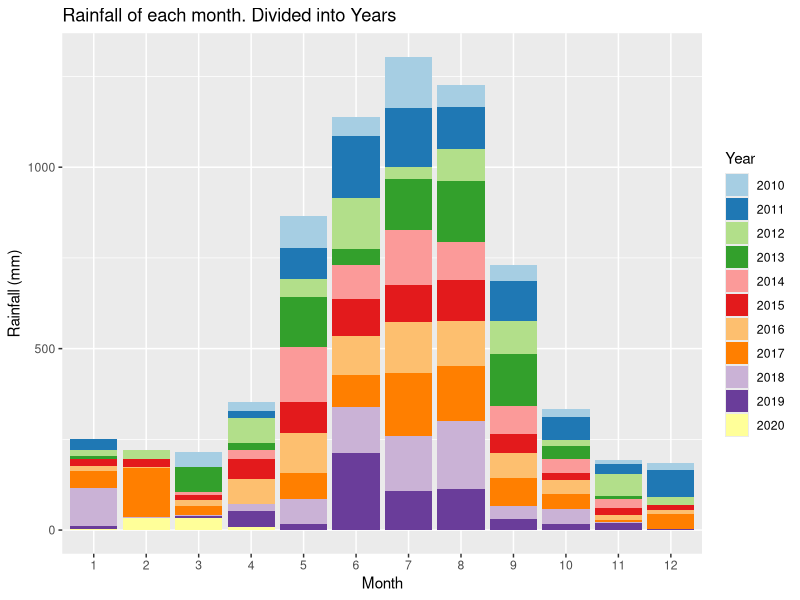
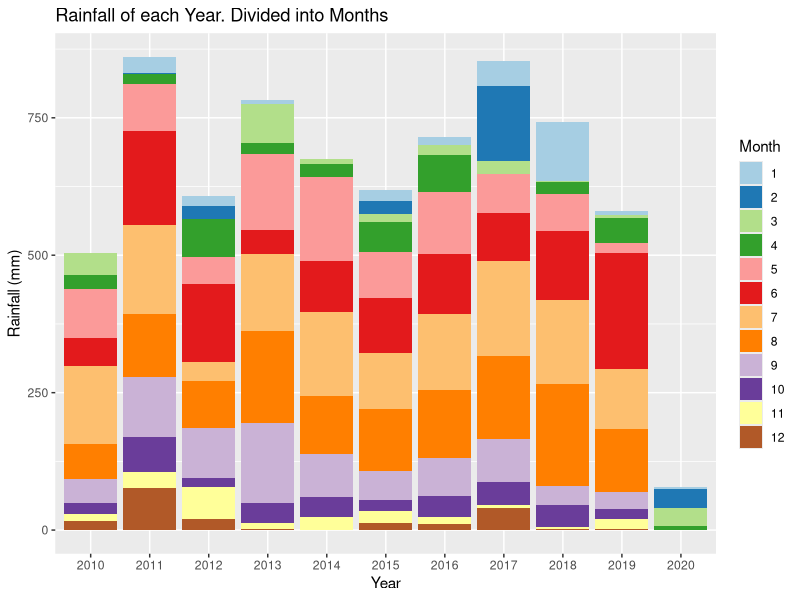
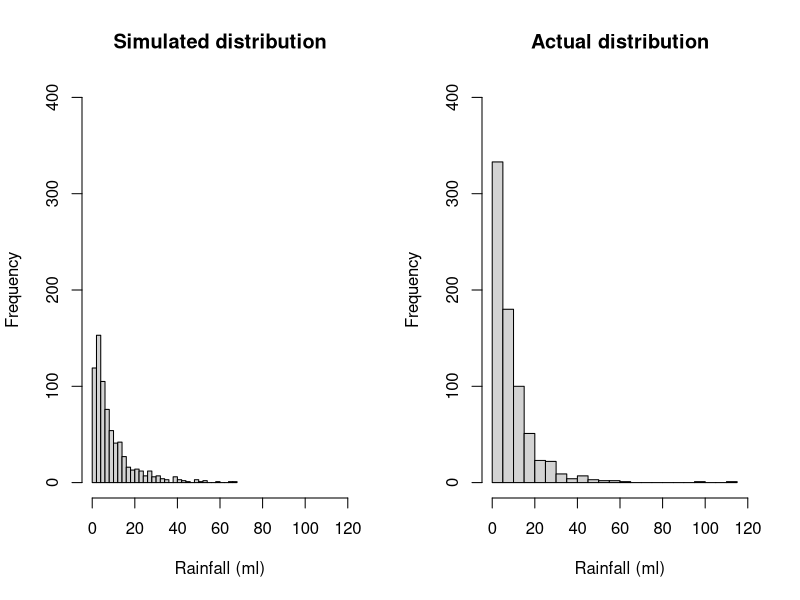
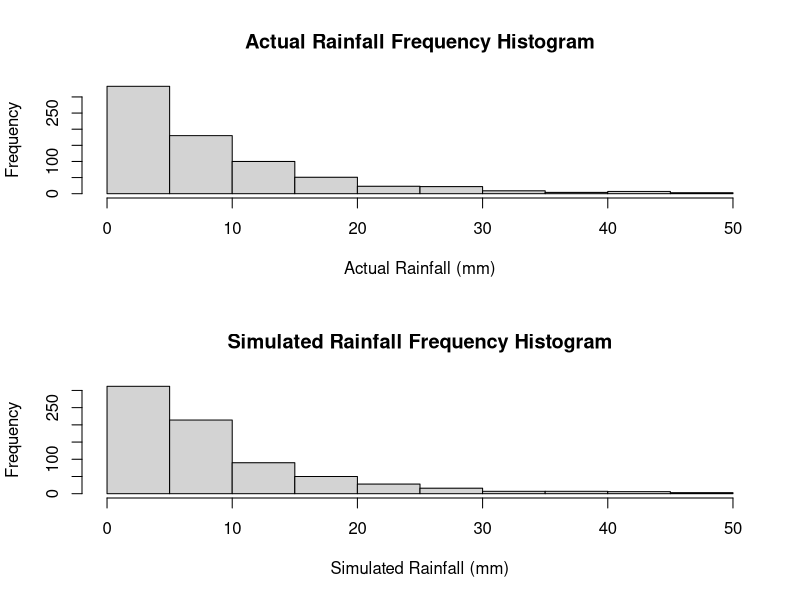
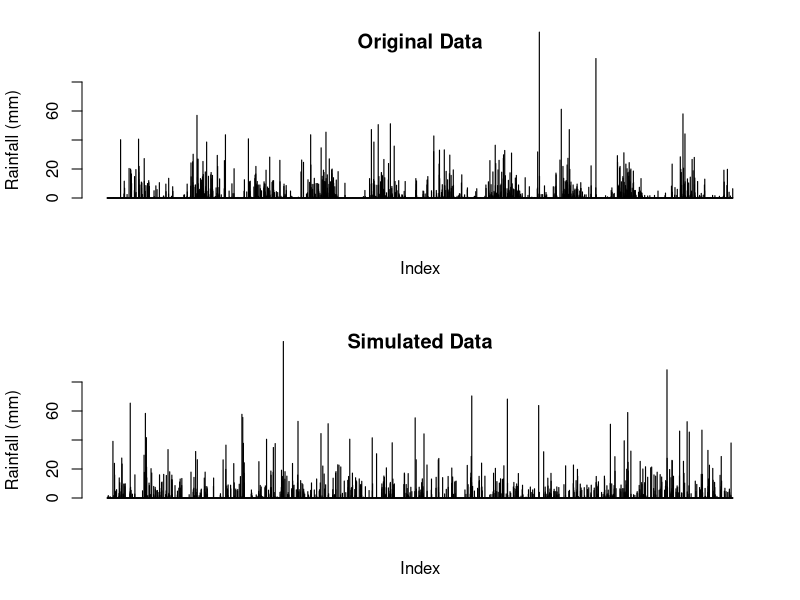
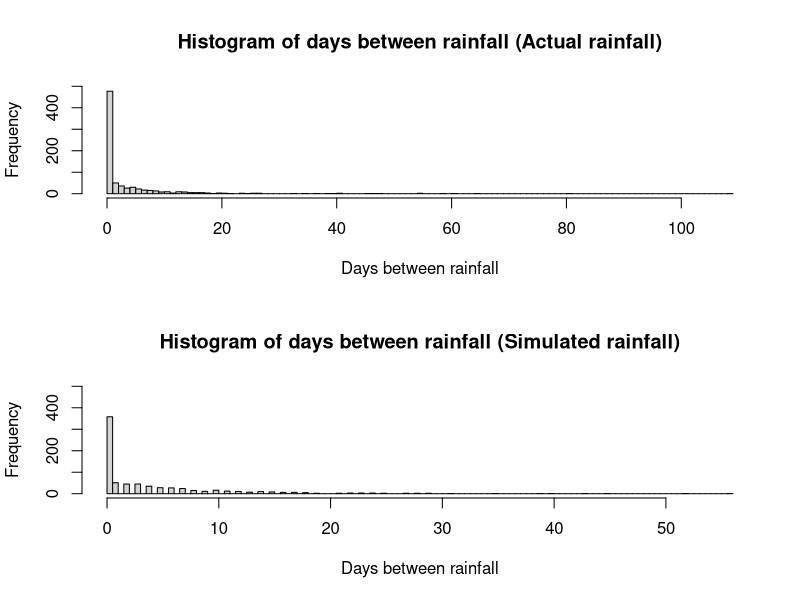
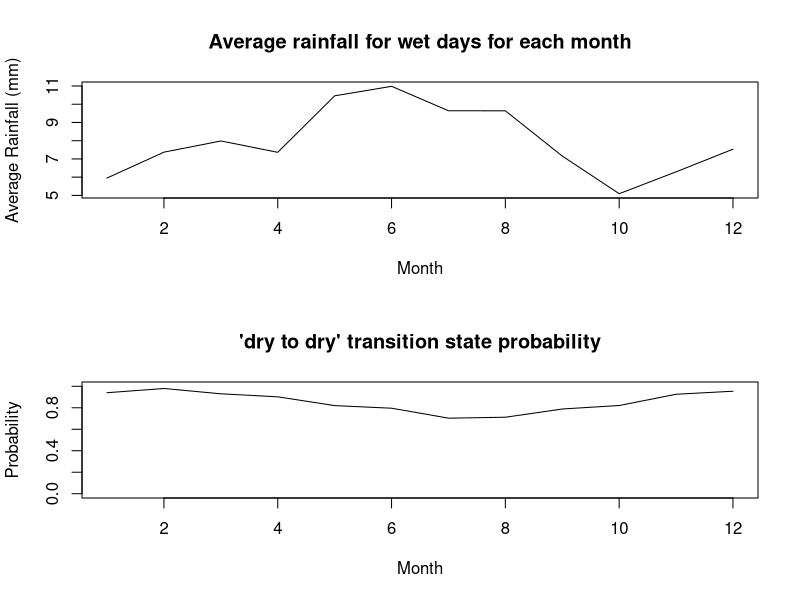
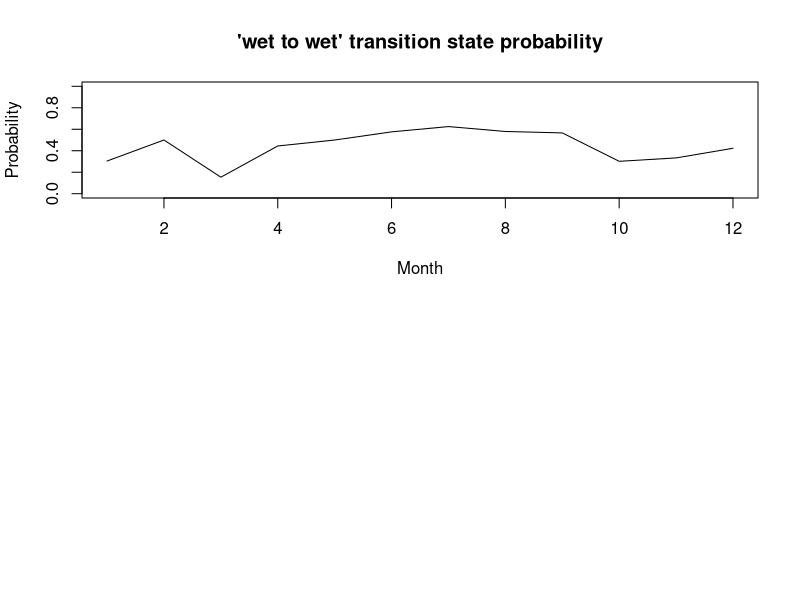

The R source for these figures, in order: (Note: this script raises an error after producing the figures.)
## ---- chunk 1
knitr::opts_chunk$set(echo = TRUE)
## ---- chunk 2
# Reading in the data from the csv file
data <-  read.csv("IDCJAC0009_009225_1800_Data.csv")
weather_data <- data
weather_data <- weather_data[which(is.na(weather_data$Rainfall.amount..millimetres.) == FALSE),] # excluding rows with no rainfall record made 
## ---- chunk 3
weather_data$date <- do.call(paste, c(weather_data[c("Day", "Month", "Year")], sep = "-")) # creating a column that contains the date for easy indentification
## ---- chunk 4
# function to categorise day as either 'wet' or 'dry' for the Markov Chain functions
state <- function(x){
  stateList <- c()
  for(ii in 1:length(x)){
    if(x[ii] < 1){
      stateList <- c(stateList, "dry")
    }
    if(x[ii] >= 1){
      stateList <- c(stateList, "wet")
    }
  }
  return(stateList)
}
weather_data$state <- state(weather_data$Rainfall.amount..millimetres.)
## ---- chunk 5
head(weather_data[,c('Rainfall.amount..millimetres.','state')], 10)
## ---- chunk 6
# function establishing Markov Chain transition state. Establishing the relationship between the rainfall of a given day and the day before it.
transitionState <- function(x){
  transitionStateList <- c('') #can't find transition state of first observation
  for(i in 2:length(x)){
    if(x[i] == "dry"){
      if (x[i-1] == "dry"){
        transitionStateList <- c(transitionStateList, "DryToDry")
      }
      else {
        transitionStateList <- c(transitionStateList, "WetToDry")
      }
    }
    if(x[i] == "wet"){
      if (x[i-1] == "dry"){
        transitionStateList <- c(transitionStateList, "DryToWet")
      }
      else {
        transitionStateList <- c(transitionStateList, "WetToWet")
      }
    }
  }
  return(transitionStateList)
}
weather_data$transitionState <- transitionState(weather_data$state)
## ---- chunk 7
head(weather_data[,c('Rainfall.amount..millimetres.','state', 'transitionState')], 10)
## ---- chunk 8
train_data <- subset(weather_data, Year >= 2010) # only look at the most recent, relevant data.
library(ggplot2)
library(RColorBrewer)

# explorative plots investigating the distribution of rainfall across months and years

# Plotting the rainfall data (grouped by years and months)
# Distribution of rainfall by month (segmented by year)
ggplot(train_data, aes(x = factor(Month), y = Rainfall.amount..millimetres., fill = factor(Year))) + 
  geom_bar(stat = "identity") + 
  scale_fill_brewer(palette = "Paired") + 
  xlab("Month")+
  ylab("Rainfall (mm)")+
  labs(fill = "Year")+
  ggtitle("Rainfall of each month. Divided into Years")
# There does appear to be a rough distribution of rainfall by month. Most years May, June, July, August, and September (month 5-9) have the most rain. There are outliers

ggplot(train_data, aes(x = factor(Year), y = Rainfall.amount..millimetres., fill = factor(Month))) + 
  geom_bar(stat = "identity") + 
  scale_fill_brewer(palette = "Paired") + 
  xlab("Year")+
  ylab("Rainfall (mm)")+
  labs(fill = "Month")+
  ggtitle("Rainfall of each Year. Divided into Months")
# There does not appear to be any obvious pattern in the rainfall across the 10 years (note. 2020 only contains 4 months of data, hence the low rainfall). The average looks to be around 650-700 mm. 
## ---- chunk 9
table(train_data$Month, train_data$Year) # only four months of data in 2020
## ---- chunk 10
#Calculating transition state probabilities, in general (no respect to month or season)
weatherTable <- table(train_data$transitionState)
weatherTable

probWetToWet = weatherTable['WetToWet'] / (weatherTable['WetToWet'] + weatherTable['WetToDry'])
probWetToWet

probDryToDry = weatherTable['DryToDry'] / (weatherTable['DryToDry'] + weatherTable['DryToWet'])
probDryToDry
## ---- chunk 11
#Basic generator (No seasonal variation)

#calculated above
generateRainfallBasic <- function(genLength){
  currentState = "dry" # Years start with very little rain, so more likely to start dry
  rainAmountList <- c()
  for (i3 in 1:genLength){
    if (currentState == "dry"){
      if (runif(1) < probDryToDry){
        currentState = "dry"
      }
      else{
        currentState = "wet"
      }
    }
    else if (currentState == "wet"){
      if (runif(1) < probWetToWet){
        currentState = "wet"
      }
      else{
        currentState = "dry"
      }
    }
    #generating amount of rainfall if state is wet, else 0
    if (currentState == "wet"){
      rainAmount <- 5.66*exp(rnorm(1))
      rainAmountList <- c(rainAmountList, rainAmount)
    }
    else{
      rainAmountList <- c(rainAmountList, 0)
    }
  }
  return(rainAmountList)
}
## ---- chunk 12
#comparing log-normal against actual data, veeerryyyy close fit, will use log-normal for rainfall sim
par(mfrow=c(1,2))
p1 <- 5.66*exp(rnorm(732))
hist(p1, breaks = 30, xlim = c(0,120), ylim = c(0,400), main = "Simulated distribution", xlab = "Rainfall (ml)")

p2 <- train_data$Rainfall.amount..millimetres.[train_data$Rainfall.amount..millimetres.>1]
hist(p2, breaks = 30, xlim = c(0,120), ylim = c(0,400), main = "Actual distribution", xlab = "Rainfall (ml)")

mean(p1)
mean(p2)
## ---- chunk 13
#Basic generator tests
testRainfall = generateRainfallBasic(3761)

par(mfrow=c(2,1))
hist(train_data$Rainfall.amount..millimetres.[train_data$Rainfall.amount..millimetres.>1 & train_data$Rainfall.amount..millimetres.<50], xlab = "Actual Rainfall (mm)", main = "Actual Rainfall Frequency Histogram")
hist(testRainfall[testRainfall > 1 & testRainfall <50], xlab = "Simulated Rainfall (mm)", main = "Simulated Rainfall Frequency Histogram")

par(mfrow=c(2,1))
barplot(train_data$Rainfall.amount..millimetres., ylim = c(0,80), main = "Original Data", ylab = "Rainfall (mm)", xlab = "Index")
barplot(testRainfall, ylim = c(0,80), main = "Simulated Data", ylab = "Rainfall (mm)", xlab = "Index")
## ---- chunk 14
daysBetweenRain <- function(input){
  returnList <- c()
  currentLength <- 0
  for (i in input){
    if (i<1){
      currentLength <- currentLength + 1
    }
    else{
      returnList <- c(returnList, currentLength)
      currentLength <- 0
    }
  }
  return(returnList)
  }
## ---- chunk 15
hist(daysBetweenRain(train_data$Rainfall.amount..millimetres.)[train_data$Rainfall.amount..millimetres.>-1], main = "Histogram of days between rainfall (Actual rainfall)", breaks = 100, xlab = "Days between rainfall", ylim = c(0,500))
hist(daysBetweenRain(testRainfall)[daysBetweenRain(testRainfall)>-1], main = "Histogram of days between rainfall (Simulated rainfall)", breaks = 100, xlab = "Days between rainfall", ylim = c(0,500))
## ---- chunk 16
#Calculates the transition probabilities for each month
probTransStatesMonth <- function(input_data){
  transitonStatesMonthsFrame <- data.frame(list(rep(0, 12), list(rep(0, 12), list(rep(0,    12), list(rep(0, 12)))))) #Initialises 12x4 frame filled with zeroes (4 columns for each transition state, 12 rows for each month)
  names(transitonStatesMonthsFrame) <- c('DryToDry', 'DryToWet', 'WetToDry', 'WetToWet')

  #Makes the dataframe with the count of each transition state with each month
  for (i4 in 1:dim(input_data)[1]){
    tempTransitionState <- input_data[i4, 'transitionState']
    tempMonth <- input_data[i4, 'Month'] 
    transitonStatesMonthsFrame[tempMonth, tempTransitionState] <- transitonStatesMonthsFrame[tempMonth, tempTransitionState]+1 # increase count of tempTransitionState for month tempMonth by 1
  }

  #Calculates the transition state probabilities for each month in the data frame
  probTransitonStatesMonthsFrame <- transitonStatesMonthsFrame
  for (i in 1:dim(transitonStatesMonthsFrame)[1]){
  
    probTransitonStatesMonthsFrame[i, 'DryToDry'] <- transitonStatesMonthsFrame[i, 'DryToDry'] / (transitonStatesMonthsFrame[i, 'DryToDry'] + transitonStatesMonthsFrame[i, 'DryToWet'])
  
    probTransitonStatesMonthsFrame[i, 'DryToWet'] <- transitonStatesMonthsFrame[i, 'DryToWet'] / (transitonStatesMonthsFrame[i, 'DryToDry'] + transitonStatesMonthsFrame[i, 'DryToWet'])
    
    probTransitonStatesMonthsFrame[i, 'WetToDry'] <- transitonStatesMonthsFrame[i, 'WetToDry'] / (transitonStatesMonthsFrame[i, 'WetToDry'] + transitonStatesMonthsFrame[i, 'WetToWet'])
    probTransitonStatesMonthsFrame[i, 'WetToWet'] <- transitonStatesMonthsFrame[i, 'WetToWet'] / (transitonStatesMonthsFrame[i, 'WetToDry'] + transitonStatesMonthsFrame[i, 'WetToWet'])
    # this data frame 'probTransitionStatesMonthsFrame' will be called directly in the generator, so must be called as such when exported
  }
  return(probTransitonStatesMonthsFrame)
}
## ---- chunk 17
probTransitonStatesMonthsFrame <- probTransStatesMonth(train_data)
head(probTransitonStatesMonthsFrame, 10)
## ---- chunk 18
#testing average rainfall when its rains in each month, and for wettowet vs drytowet transitions.
test_w2w <- train_data$Rainfall.amount..millimetres.[train_data$transitionState == "WetToWet"]
test_d2w <- train_data$Rainfall.amount..millimetres.[train_data$transitionState == "DryToWet"]
mean(test_w2w)
mean(test_d2w)
wilcox.test(test_d2w, test_w2w)
#since resulting wilcox test p-value is 0.85, we conclude that theres no difference in rainfall depending on the transition state, and do not need to include it in our model.

test_rainfallPerMonth <- train_data[train_data$state == "wet",c(4,6)]
kruskal.test(Rainfall.amount..millimetres. ~ Month, data = test_rainfallPerMonth)
#p-val = 0.00016, therefore difference between average rainfall for each month

## ---- chunk 19
#calculating the mean rainfall when it rains for each month, to change how much it rains according to the generator later on. Limited to less than 60 mls as the dataset is not large enough for large rainfall amounts (such as 114ml in feburary) to not throw the mean off.
rainMonthData <- c()
for (i in 1:12){
  temp<- train_data$Rainfall.amount..millimetres.[train_data$state == "wet" & train_data$Month == i & train_data$Rainfall.amount..millimetres. < 60]
  rainMonthData <- c(rainMonthData, list(temp))
  rm(temp)
}

rainfallAvgMonth <- sapply(rainMonthData, mean)

## ---- chunk 20
plot(c(1:12), rainfallAvgMonth, type = "l", xlab = "Month", ylab = "Average Rainfall (mm)", main = "Average rainfall for wet days for each month")
## ---- chunk 21
#How the transition state probabilities vary for each month
plot(probTransitonStatesMonthsFrame$DryToDry, ylim = c(0,1), xlab = "Month", main = "'dry to dry' transition state probability", type = 'l', ylab = "Probability")
plot(probTransitonStatesMonthsFrame$WetToWet, ylim = c(0,1), xlab = "Month", main = "'wet to wet' transition state probability", type = 'l', ylab = "Probability")
## ---- chunk 22
#Weather generator accounting  for seasonal variation of transition states or something i hope
#This is just a regular version of basic generator it's mostly the same in fact if i forget to even do this it is the same

generateRainfallSeasonal <- function(input){
  # input must be weather_data or a subset of weather_data
  currentState = "dry" #can make this into a random choice later
  rainAmountList <- c()
  for (i5 in 1:dim(input)[1]){
    if (currentState == "dry"){
      if (runif(1) < probTransitonStatesMonthsFrame[input[i5, 'Month'], 'DryToDry']){ #now inputs depending on the month of input
        currentState = "dry"
      }
      else{
        currentState = "wet"
      }
    }
    else if (currentState == "wet"){
      if (runif(1) < probTransitonStatesMonthsFrame[input[i5, 'Month'], 'WetToWet']){
        currentState = "wet"
      }
      else{
        currentState = "dry"
      }
    }                                   
    #generating amount of rainfall if state is wet, else 0
    if (currentState == "wet"){
      #rainAmount <- 5.66*exp(rnorm(1)) #now log-normal dist, 5 used because is close to mean of weather_data's / the mean of what exp(rnorm(1)) is by default /// Old Version 
      rainAmount <- rainfallAvgMonth[input[i5, 'Month']]*exp(rnorm(1))/1.648 
      #average of exp(rnorm(1)) is ~1.648, so we divide by that so the average of each month will just be the actual average calculated from rainfallAvgMonth.
      rainAmountList <- c(rainAmountList, rainAmount)
    }
    else{
      rainAmountList <- c(rainAmountList, 0)
    }
  }
  return(rainAmountList)
}
## ---- chunk 23
#testing code for seasonal generator
inputSeasonalRainfall <- dplyr::select(train_data, 'Year', 'Month', 'Day') #using existing train data's dates to input to function, instead of putting in just how many to generate
testSeasonalRainfall = generateRainfallSeasonal(inputSeasonalRainfall)
## ---- chunk 24
plot_seasonal_data <- function(training_data_input,seasoned_data_rainfall){
  par(mfrow=c(2,1))
  barplot(training_data_input$Rainfall.amount..millimetres., ylim = c(0,80), main = "Original Data", ylab = "Rainfall (mm)", xlab = "Index")
  barplot(seasoned_data_rainfall, ylim = c(0,80), main = "Simulated Data - seasonal", ylab = "Rainfall (mm)", xlab = "Index")
}
plot_seasonal_data(train_data,testSeasonalRainfall)
## ---- chunk 25
hist(daysBetweenRain(train_data$Rainfall.amount..millimetres.)[train_data$Rainfall.amount..millimetres.>-1], main = "Histogram of days between rainfall (Actual rainfall)", breaks = 100, xlab = "Days between rainfall", ylim = c(0,500))
hist(daysBetweenRain(testSeasonalRainfall)[daysBetweenRain(testSeasonalRainfall)>-1], main = "Histogram of days between rainfall (Simulated rainfall)", breaks = 100, xlab = "Days between rainfall", ylim = c(0,500))
## ---- chunk 26
wilcox.test(daysBetweenRain(testSeasonalRainfall), daysBetweenRain(train_data$Rainfall.amount..millimetres.))
mean(daysBetweenRain(testSeasonalRainfall)); mean(daysBetweenRain(train_data$Rainfall.amount..millimetres.))
sd(daysBetweenRain(testSeasonalRainfall)); sd(daysBetweenRain(train_data$Rainfall.amount..millimetres.))
## ---- chunk 27
#comparing log-normal against actual data, veeerryyyy close fit, will use log-normal for rainfall sim
p1 <- 5.66*exp(rnorm(732))
p1 <- p1[p1>1]
hist(p1, breaks = 30, xlim = c(0,120), ylim = c(0,400), main = "Simulated distribution")

p2 <- train_data$Rainfall.amount..millimetres.[train_data$Rainfall.amount..millimetres.>1]
hist(p2, breaks = 30, xlim = c(0,120), ylim = c(0,400), main = "actual distribution")
## ---- chunk 28
set.seed(100345)
sampID <- sample.int(nrow(train_data), size = 0.8*nrow(train_data), replace = FALSE)
train_data <- train_data[sampID,] # 80% of data for training
test_data <- train_data[-sampID,] # 20% for testing
## ---- chunk 29
probTransitonStatesMonthsFrame <- probTransStatesMonth(train_data) # retraining seasonal generator probTransitionStatesMonthsFrame with new training data (now only 80% of the original train_data)
# calucating the new average rainfall for each month
rainMonthData <- c()
for (i in 1:12){
  temp<- train_data$Rainfall.amount..millimetres.[train_data$state == "wet" & train_data$Month == i & train_data$Rainfall.amount..millimetres. < 60]
  rainMonthData <- c(rainMonthData, list(temp))
  rm(temp)
}
rainfallAvgMonth <- sapply(rainMonthData, mean)
## ---- chunk 30
#generates a simulation with the same number of observations as test_data (20% of the total data)
testSeasonalRainfall20 = generateRainfallSeasonal(test_data) 
## ---- chunk 31
par(mfrow = c(2, 1))
barplot(testSeasonalRainfall20, ylab = "Rainfall (mm)", xlab = "index", main = "Simulated data")
barplot(test_data$Rainfall.amount..millimetres., ylab = "Rainfall (mm)", xlab  = "index", main = "Actual data")
## ---- chunk 32
# Wilcoxon signed rank test
WT <- wilcox.test(testSeasonalRainfall20, test_data$Rainfall.amount..millimetres., paired=T)
print("Wilcoxon rank sum p-value")
WT$p.value
# paired student t test
TT <- t.test(testSeasonalRainfall20, test_data$Rainfall.amount..millimetres., paired=T)
print("t-test p-value")
TT$p.value
## ---- chunk 33
train_data <- subset(weather_data, Year >= 2010)
train10_data <- subset(weather_data, Year >= 2009 & Year < 2019)
data_2019 <- subset(weather_data, Year == 2019)
## ---- chunk 34
probTransitonStatesMonthsFrame <- probTransStatesMonth(train10_data) # retraining seasonal generator probTransitionStatesMonthsFrame with train10_data
set.seed(10356)
monthList <- subset(weather_data, Year == 2019) # a year that isn't a leap year to get the month list, as generation algorithm only requires months
monthList <- monthList['Month']
testSeasonalRainfall10 <- generateRainfallSeasonal(monthList)
## ---- chunk 35
#compare generated year against 2019
par(mfrow = c(2,1))
barplot(testSeasonalRainfall10, xlab = "Index", ylab = "Rainfall (mm)", main = "Simulated Rainfall")
barplot(data_2019$Rainfall.amount..millimetres., xlab = "Index", ylab = "Rainfall (mm)", main = "2019 Rainfall")
## ---- chunk 36
# check other years for comparison
par(mfrow = c(3,2))
barplot(testSeasonalRainfall10, xlab = "Index", ylab = "Rainfall (mm)", main = "Simulated Rainfall")
year <- subset(weather_data, Year == 2015)
barplot(year$Rainfall.amount..millimetres., xlab = "Index", ylab = "Rainfall (mm)", main = "2015 Rainfall")
year <- subset(weather_data, Year == 2008)
barplot(year$Rainfall.amount..millimetres., xlab = "Index", ylab = "Rainfall (mm)", main = "2008 Rainfall")
year <- subset(weather_data, Year == 2015)
barplot(year$Rainfall.amount..millimetres., xlab = "Index", ylab = "Rainfall (mm)", main = "2017 Rainfall")
year <- subset(weather_data, Year == 2007)
barplot(year$Rainfall.amount..millimetres., xlab = "Index", ylab = "Rainfall (mm)", main = "2007 Rainfall")
year <- subset(weather_data, Year == 2013)
barplot(year$Rainfall.amount..millimetres., xlab = "Index", ylab = "Rainfall (mm)", main = "2013 Rainfall")
rm(year)
## ---- chunk 37
# Creates a graph of difference in rainfall for years, weeks, months, years to see if there are any potential patterns.
# Creates a list of the weekly rainfall
RainfallWeekly <- data.frame("Rainfall (mm)", "Week")
colnames(RainfallWeekly) <- c("Rainfall (mm)", "Week")
RainfallWeekly$`Rainfall (mm)` <- as.numeric(RainfallWeekly$`Rainfall (mm)`)
RainfallWeekly$Week <- as.numeric(RainfallWeekly$Week)
week = 1
weekRain = 0
for(ii in c(1: nrow(weather_data))){
  weekRain = weekRain + weather_data[ii, 6] # rainfall amount for that row
  
  if(ii%%7 == 0){ # every 7th row
    RainfallWeekly[(ii/7), 1] <- weekRain # 1 row of RainfallWeekly created every 7 rows (1 weeks) - inserting rainfall total for that week
    RainfallWeekly[(ii/7), 2] <- week
    week = week + 1
    weekRain = 0 # clear total rainfall to prepare for next week
  }
}
## ---- chunk 38
RainfallWeeklyDiff <- data.frame(c(1:(nrow(RainfallWeekly)-1)), c(1:(nrow(RainfallWeekly)-1))) # data frame with two columns, one less row than RainfallWeekly
colnames(RainfallWeeklyDiff) <- c("Rainfall diff (mm)", "Week")
RainfallWeeklyDiff$`Rainfall diff (mm)` <- diff(RainfallWeekly$`Rainfall (mm)`) # change in weeks
## ---- chunk 39
# plot first 700 weeks first against the difference in rainfall, and then the rainfall per week
par(mfrow = c(4,1))
plot(RainfallWeeklyDiff[c(1:350), 2], RainfallWeeklyDiff[c(1:350), 1], xlab = "week", ylab = "change in rainfall (mm)", cex = 2, type = "b", main = "Difference in rainfall (mm) by week")
plot(RainfallWeekly[c(1:350), 2], RainfallWeekly[c(1:350), 1], xlab = "week", ylab = "rainfall (mm)", type = "l", main = "Rainfall (mm) by week")
plot(RainfallWeeklyDiff[c(351:700), 2], RainfallWeeklyDiff[c(351:700), 1], xlab = "week", ylab = "change in rainfall (mm)", cex = 2, type = "b", main = "Difference in rainfall (mm) by week")
plot(RainfallWeekly[c(351:700), 2], RainfallWeekly[c(351:700), 1], xlab = "week", ylab = "rainfall (mm)", type = "l", main = "Rainfall (mm) by week")
## ---- chunk 40
# might remove this, already show first 700 weeks

# plot second 700 weeks first against the difference in rainfall, and then the rainfall per week
par(mfrow = c(4,1))
plot(RainfallWeeklyDiff[c(701:1050), 2], RainfallWeeklyDiff[c(701:1050), 1], xlab = "week", ylab = "change in rainfall (mm)", cex = 2, type = "b")
plot(RainfallWeekly[c(701:1050), 2], RainfallWeekly[c(701:1050), 1], xlab = "week", ylab = "rainfall (mm)", type = "l")
plot(RainfallWeeklyDiff[c(1051:1414), 2], RainfallWeeklyDiff[c(1051:1414), 1], xlab = "week", ylab = "change in rainfall (mm)", cex = 2, type = "b")
plot(RainfallWeekly[c(1051:1414), 2], RainfallWeekly[c(1051:1414), 1], xlab = "week", ylab = "rainfall (mm)", type = "l")
## ---- chunk 41
rainSort_2019 <- data_2019$Rainfall.amount..millimetres.
# qqplot before removing 'dry' days
par(mfrow=c(1,2))
qqnorm(rainSort_2019, pch = 1, frame = F, main = "Normal Q-Q Plot of Rainfall 2019 (including dry days)")
qqline(rainSort_2019, col = "red", lwd = 2)
rainSort_2019 <- rainSort_2019[which(rainSort_2019 != 0)]
# qqplot after removing 'dry' days
qqnorm(rainSort_2019, pch = 1, frame = F, main = "Normal Q-Q Plot of Rainfall 2019 (excluding dry days)")
qqline(rainSort_2019, col = "red", lwd = 2)

# data is not normally distributed
rm(rainSort_2019)
## ---- chunk 42
# Function that returns the sum of ranks of difference (w+ and w-) that are part of the Wilcoxon signed rank calculations
returnRanks <- function(simulated, actual){
  diffs <- (simulated - actual)
  diffs <- diffs[diffs != 0]
  posDifs <- which(diffs > 0)
  negDiffs <- which(diffs < 0)
  rank <- rank(abs(diffs))
  rankPosDiff <- sum(rank[posDifs])
  rankNegDiff <- sum(rank[negDiffs]) 
  return(c(rankPosDiff, rankNegDiff))
}

## ---- chunk 43
wilcox <- function(seed, year){
  set.seed(seed)
  rainYear <- subset(weather_data, Year == year) # a year that isn't a leap year to get the month list, as generation algorithm only requires months
  monthList <- rainYear['Month']
  simRainfall <- generateRainfallSeasonal(monthList)

  # test of testSeasonalRainfall10 against 2019 rainfall (testSeasonalRainfall10 was simulation of 2019 rainfall)
  print(wilcox.test(rainYear$Rainfall.amount..millimetres., simRainfall, paired = T, alternative = "t", conf.int = T, conf.level = 0.95))
  WP <- wilcox.test(rainYear$Rainfall.amount..millimetres., simRainfall, paired = T, alternative = "t", conf.int = T, conf.level = 0.95)
  cat("P-value is",WP$p.value,"\n")

  # manual calculation of Wilcoxon signed rank values 

  sumRanks <- returnRanks(simRainfall, rainYear$Rainfall.amount..millimetres.)
  cat(sumRanks[1], "is the sum of the ranks of the positive differences","\n")
  cat(sumRanks[2], "is the sum of the ranks of the negative differences","\n")

  par(mfrow = c(2,1))
 barplot(simRainfall, xlab = "Index", ylab = "Rainfall (mm)", main = "Simulated Rainfall")
 barplot(rainYear$Rainfall.amount..millimetres., xlab = "Index", ylab = "Rainfall (mm)",  main = "Actual Rainfall")
}
wilcox(40464, 2019)
## ---- chunk 44
wilcox(12345, 2019)
wilcox(347876, 2019)
wilcox(3456789, 2019)
## ---- chunk 45
# looking at the four total simulations created, there is generally no significant different between the simulated rainfall and the actual rainfall. 
# However looking at rankPosDiff and rankNegDiff calculated for each (the sum of the ranks of the positive and negative differences between the simulated and actual data respectively), the simulated rainfall was consistently larger than the actual data 
# The reason for this is likely because 2019 had a very small amount of rainfall compared to the rest of the years.
sum(train10_data$Rainfall.amount..millimetres.)/10 #/10 to get average of 10 years of rain data
sum(rain2019$Rainfall.amount..millimetres.)
## ---- chunk 46
median(simRainfall2019)
median(rain2019$Rainfall.amount..millimetres.)

# given the number of dry days, it makes sense that the median's would be very similar in the Wilcoxon Signed Rank test
# To perform the Wilcoxon Signed Rank test we remove those dates from testSeasonalRainfall10
# 2019 is a non leap year so February will have 28 days
#October 5th and December 19th are missing, so we remove them
month_result <- which(rain2019$date == "4-10-2019" | rain2019$date=="18-12-2019")
simRainfall2019 <- testSeasonalRainfall10
# Test of testSeasonalRainfall10 against 2019 rainfall (testSeasonalRainfall10 was simulation of 2019 rainfall)
wilcox.test(simRainfall2019, rain2019$Rainfall.amount..millimetres., paired = T, alternative = "t")

# Since the p-value is relatively high, it can be concluded that there is no significant diference between the simulated 2019 data and the actual 2019 data. 
# While the simulation may not be an accurate prediction of 2019 (as seen in the barplots), the simulation was also not logically flawed, as there is not a significant difference between the median of the simulation and the median of the actual.
#Furthermore, a qucik comparison of the medians in the Wilcoxon Signed Rank test shows that (as expected) they are also very similar.
cat("Median of actual and simulated rainfall respectively: ", median(rain2019$Rainfall.amount..millimetres.), median(simRainfall2019))
rm(simRainfall2019)
## ---- chunk 47
# looking at 2013 data (which had a larger than average amount of rain)
rain2013 <- subset(weather_data, Year == 2013)
monthList <- subset(weather_data, Year == 2013) # A year that isn't a leap year to get the month list, as generation algorithm only requires months
monthList <- monthList['Month']
simRainfall2013 <- generateRainfallSeasonal(monthList)
wilcox.test(simRainfall2013, rain2013$Rainfall.amount..millimetres., paired = T, conf.int = T, conf.level = 0.95)

par(mfrow = c(2,1))
barplot(simRainfall2013, xlab = "Index", ylab = "Rainfall (mm)", main = "Simulated Rainfall")
barplot(rain2013$Rainfall.amount..millimetres., xlab = "Index", ylab = "Rainfall (mm)", main = "2013 Rainfall")

diffs <- (simRainfall2013 - rain2013$Rainfall.amount..millimetres.)
diffs <- diffs[diffs != 0]
posDifs <- which(diffs > 0)
negDiffs <- which(diffs < 0)
rank <- rank(abs(diffs))
rankPosDiff <- sum(rank[posDifs])
rankNegDiff <- sum(rank[negDiffs]) 

rankPosDiff
rankNegDiff
mean(diffs)
## ---- chunk 48
# Reading in the data from the csv file for the Sydney Location
data2 <-  read.csv("IDCJAC0009_066062_1800_Data.csv")
weather_data2 <- data
weather_data2 <- weather_data2[which(is.na(weather_data2$Rainfall.amount..millimetres.) == FALSE),] # excluding rows with no rainfall record made
weather_data$date2 <- do.call(paste, c(weather_data[c("Day", "Month", "Year")], sep = "-")) # creating a column that contains the date for easy indentification
train_data2 <- subset(weather_data2, Year >= 2010)
inputSeasonalRainfall2 <- dplyr::select(train_data2, 'Year', 'Month', 'Day')
testSeasonalRainfall2 = generateRainfallSeasonal(inputSeasonalRainfall2)
plot_seasonal_data(train_data2,testSeasonalRainfall2)
